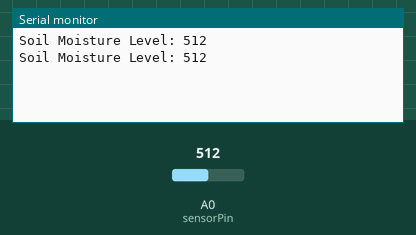
The sketch below on a simulated Arduino Uno, built with avr-gcc and run on an emulated ATmega328P. On the bench: the last lines printed to the serial monitor. Inputs (shaded band) come from the test bench; at power-on: A0 (sensorPin) = 512.

Above: at 1.8 s.
1.9 s: A0 (sensorPin) set to 716
At 2.8 s:
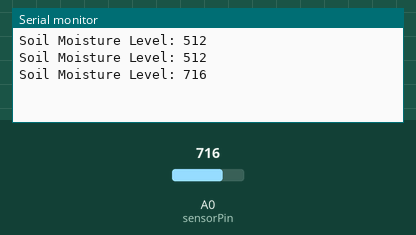
3.4 s: A0 (sensorPin) set to 900
At 4.4 s:
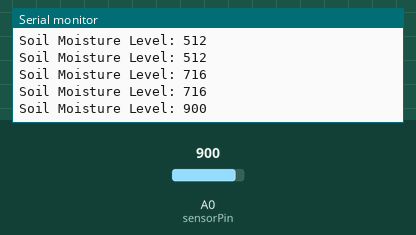
Timing chart, 0 to 6.4 s (numbered marks = the images above; inputs shaded):
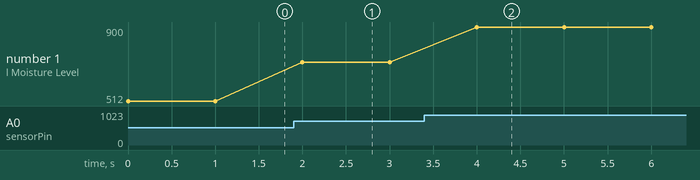

The sketch:

soil_sensor.ino
```cpp
const int sensorPin = A0;  // Pin where the sensor is connected
int sensorValue = 0;       // Variable to store the sensor reading

void setup() {
  Serial.begin(9600);      // Start serial communication at 9600 bps
}

void loop() {
  sensorValue = analogRead(sensorPin);  // Read the sensor value
  Serial.print("Soil Moisture Level: ");
  Serial.println(sensorValue);           // Print the value to the Serial Monitor

  delay(1000);  // Wait for a second before the next reading
}
```

Measured:
- after the input at 1.9 s, the serial monitor: prints a new line after 0.10 s (image 1)
- after the input at 3.4 s, the serial monitor: prints a new line after 0.60 s (image 2)
- plotted number 1: 512 → 716 after the input at 1.9 s, 716 → 900 after the input at 3.4 s
